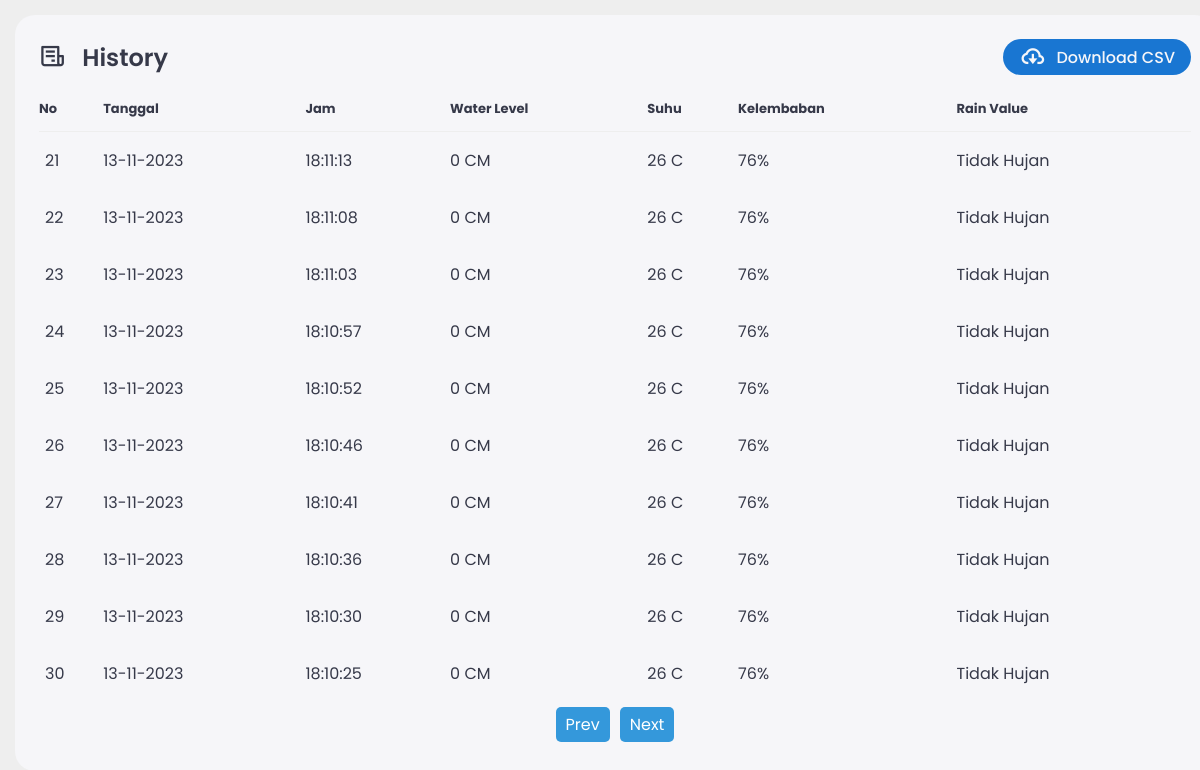
Page /smartdam/menu/history_full.php?page=3 on the committed database.
### tables this page shows
CREATE TABLE `bendungan` (
  `id` int(11) NOT NULL,
  `tgl` varchar(12) DEFAULT NULL,
  `jam` varchar(12) DEFAULT NULL,
  `ketinggian` int(2) DEFAULT NULL,
  `suhu` int(2) DEFAULT NULL,
  `kelembaban` int(2) DEFAULT NULL,
  `rain_value` varchar(15) DEFAULT NULL
);

### smartdam/menu/history_full.php (the view, shortened to what this page needs)
<?php
    $koneksi = mysqli_connect("localhost", "id20397065_orlando", "Data_mahasiswa123", "id20397065_data_mhs");
    $limit = 10;
    $page = isset($_GET['page']) ? max(1, intval($_GET['page'])) : 1;
    $start = ($page - 1) * $limit;
    $query = "SELECT * FROM bendungan ORDER BY id DESC LIMIT $start, $limit";
    $result = mysqli_query($koneksi, $query);
?>
<!DOCTYPE html>
<html lang="en">
<head>
    <link href='https://unpkg.com/boxicons@2.1.4/css/boxicons.min.css' rel='stylesheet'>
    <link rel="stylesheet" href="../css/style.css">
</head>
<body>
    <div class="bottom-data">
        <div class="orders">
            <div class="header">
                <i class='bx bx-receipt'></i>
                <h3>History</h3>
                <a href="../api/generate_csv.php" class="report">
                    <i class='bx bx-cloud-download'></i>
                    <span>Download CSV</span>
                </a>
            </div>
            <table>
                <thead>
                    <tr>
                        <th>No</th>
                        <th>Tanggal</th>
                        <th>Jam</th>
                        <th>Water Level</th>
                        <th>Suhu</th>
                        <th>Kelembaban</th>
                        <th>Rain Value</th>
                    </tr>
                </thead>
                <tbody>
                    <?php
                    $no = ($page - 1) * $limit;
                    while ($data = mysqli_fetch_assoc($result)) { ?>
                        <tr>
                            <td><?= ++$no; ?></td>
                            <td><?= $data['tgl']; ?></td>
                            <td><?= $data['jam']; ?></td>
                            <td><?= $data['ketinggian'] . " CM"; ?></td>
                            <td><?= $data['suhu'] . " C"; ?></td>
                            <td><?= $data['kelembaban'] . "%"; ?></td>
                            <td><?= $data['rain_value']; ?></td>
                        </tr>
                    <?php } ?>
                </tbody>
            </table>
            <ul class='pagination'>
                <?php if ($page > 1): ?>
                    <li><a class='page-link' href='?page=<?= $page - 1 ?>'>Prev</a></li>
                <?php endif; ?>
                <?php if (mysqli_num_rows($result) == $limit): ?>
                    <li><a class='page-link' href='?page=<?= $page + 1 ?>'>Next</a></li>
                <?php endif; ?>
            </ul>
        </div>
    </div>
</body>
</html>

### smartdam/css/style.css (style rules this page uses)
:root { --light: #f6f6f9; --primary: #1976D2; --light-primary: #CFE8FF; --grey: #eee; --dark-grey: #AAAAAA; --dark: #363949; --danger: #D32F2F; --light-danger: #FECDD3; --warning: #FBC02D; --light-warning: #FFF2C6; --success: #388E3C; --light-success: #BBF7D0; }
* { margin: 0; padding: 0; box-sizing: border-box; font-family: 'Poppins', sans-serif; }
.bx { font-size: 1.7rem; }
a { text-decoration: none; }
li { list-style: none; }
html { overflow-x: hidden; }
body { background: var(--grey); overflow-x: hidden; }
.header { display: flex; align-items: center; justify-content: space-between; grid-gap: 16px; flex-wrap: wrap; }
.bottom-data { display: flex; flex-wrap: wrap; grid-gap: 24px; margin-top: 24px; width: 100%; color: var(--dark); }
.bottom-data>div { border-radius: 20px; background: var(--light); padding: 24px; overflow-x: auto; }
.bottom-data .header { display: flex; align-items: center; grid-gap: 16px; margin-bottom: 24px; }
.bottom-data .header h3 { margin-right: auto; font-size: 24px; font-weight: 600; }
.bottom-data .header .bx { cursor: pointer; }
.bottom-data .orders { flex-grow: 1; flex-basis: 500px; }
.bottom-data .orders table { width: 100%; border-collapse: collapse; }
.bottom-data .orders table th { padding-bottom: 12px; font-size: 13px; text-align: left; border-bottom: 1px solid var(--grey); }
.bottom-data .orders table td { padding: 16px 0; }
.bottom-data .orders table tr td:first-child { display: flex; align-items: center; grid-gap: 12px; padding-left: 6px; }
.bottom-data .orders table tbody tr { cursor: pointer; transition: all 0.3s ease; }
.pagination { display: flex; list-style: none; padding: 0; justify-content: center; }
.pagination li { margin: 5px; }
.pagination a, .pagination .page-link { display: block; padding: 5px 10px; background-color: #3498db; color: #fff; text-decoration: none; border-radius: 5px; transition: background-color 0.3s; }
.bottom-data .header { min-width: 576px; }
.bottom-data .orders table { min-width: 576px; }

### smartdam/menu/history_full.php (style rules this page uses)
.bottom-data { margin:15px; }
.report { height: 36px; padding: 0 16px; border-radius: 36px; background: var(--primary); color: var(--light); display: flex; align-items: center; justify-content: center; grid-gap: 10px; font-weight: 500; }

### rows in the picture
bendungan: tgl "13-11-2023", jam "18:11:13", ketinggian "0", suhu "26", kelembaban "76", rain_value "Tidak Hujan"
bendungan: tgl "13-11-2023", jam "18:11:08", ketinggian "0", suhu "26", kelembaban "76", rain_value "Tidak Hujan"
bendungan: tgl "13-11-2023", jam "18:11:03", ketinggian "0", suhu "26", kelembaban "76", rain_value "Tidak Hujan"
bendungan: tgl "13-11-2023", jam "18:10:57", ketinggian "0", suhu "26", kelembaban "76", rain_value "Tidak Hujan"
bendungan: tgl "13-11-2023", jam "18:10:52", ketinggian "0", suhu "26", kelembaban "76", rain_value "Tidak Hujan"
bendungan: tgl "13-11-2023", jam "18:10:46", ketinggian "0", suhu "26", kelembaban "76", rain_value "Tidak Hujan"
bendungan: tgl "13-11-2023", jam "18:10:41", ketinggian "0", suhu "26", kelembaban "76", rain_value "Tidak Hujan"
bendungan: tgl "13-11-2023", jam "18:10:36", ketinggian "0", suhu "26", kelembaban "76", rain_value "Tidak Hujan"
bendungan: tgl "13-11-2023", jam "18:10:30", ketinggian "0", suhu "26", kelembaban "76", rain_value "Tidak Hujan"
bendungan: tgl "13-11-2023", jam "18:10:25", ketinggian "0", suhu "26", kelembaban "76", rain_value "Tidak Hujan"
